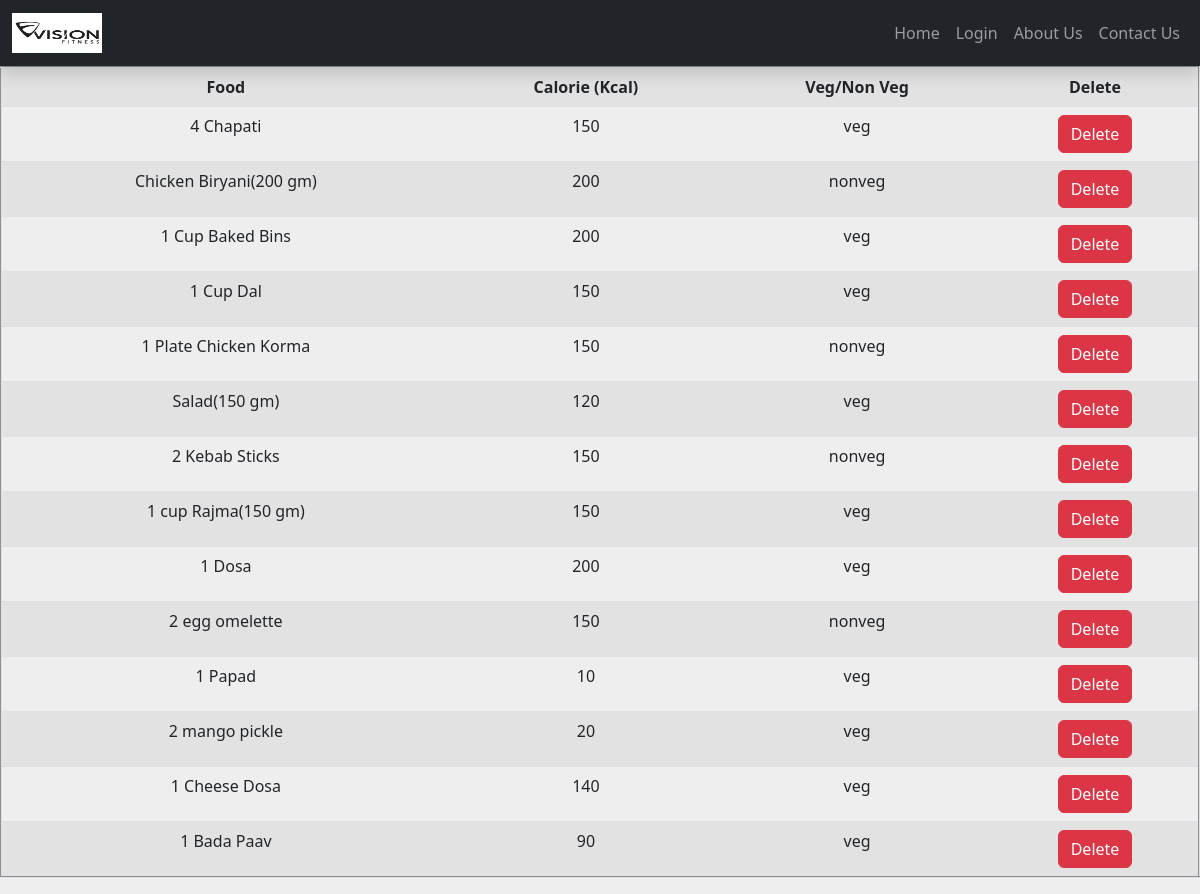
/daily_dinner_food/ (signed in), run on the app's committed database.
### health/models.py (models this page shows)
class Dinner(models.Model):
    Dinnerfood= models.CharField(max_length=50)
    Dinnercalorie=models.IntegerField(null=True)
    Dvn=models.CharField(max_length=50)

### health/views.py (the view)
# urls.py: path('daily_dinner_food/', views.daily_dinner_food, name="daily_dinner_food"),
def daily_dinner_food(request):
  if "id" in request.session:
    diet=Dinner.objects.all()
    return render(request, "health/daily_dinner_food.html", {"diet":diet })
  return render(request,"health/login.html")

### health/Templates/health/daily_dinner_food.html
{% extends "health/base.html" %}
{% block content %}
<div class="d-flex justify-content-center">
<table class="table table-striped text-center" border="2">
    <tr>
    <th>Food</th>
    <th>Calorie (Kcal)</th>
    <th>Veg/Non Veg</th>
    <th>Delete</th>
    </tr>
    {% for d in diet %}
    <tr>
    <td>{{d.Dinnerfood}}</td>
    <td>{{d.Dinnercalorie}}</td>
    <td>{{d.Dvn}}</td>
    <td><a href="{% url 'delete_daily_dinner_food'  id=d.id %}" class="btn btn-danger">Delete</a></td>
    </tr>
    {% endfor %}
</table>
</div>
{% endblock %}

### data on the page
Dinner: Dinnerfood "4 Chapati", Dinnercalorie "150", Dvn "veg"
Dinner: Dinnerfood "Chicken Biryani(200 gm)", Dinnercalorie "200", Dvn "nonveg"
Dinner: Dinnerfood "1 Cup Baked Bins", Dinnercalorie "200", Dvn "veg"
Dinner: Dinnerfood "1 Cup Dal", Dinnercalorie "150", Dvn "veg"
Dinner: Dinnerfood "1 Plate Chicken Korma", Dinnercalorie "150", Dvn "nonveg"
Dinner: Dinnerfood "Salad(150 gm)", Dinnercalorie "120", Dvn "veg"
Dinner: Dinnerfood "2 Kebab Sticks", Dinnercalorie "150", Dvn "nonveg"
Dinner: Dinnerfood "1 cup Rajma(150 gm)", Dinnercalorie "150", Dvn "veg"
Dinner: Dinnerfood "1 Dosa", Dinnercalorie "200", Dvn "veg"
Dinner: Dinnerfood "2 egg omelette", Dinnercalorie "150", Dvn "nonveg"
Dinner: Dinnerfood "1 Papad", Dinnercalorie "10", Dvn "veg"
Dinner: Dinnerfood "2 mango pickle", Dinnercalorie "20", Dvn "veg"
Dinner: Dinnerfood "1 Cheese Dosa", Dinnercalorie "140", Dvn "veg"
Dinner: Dinnerfood "1 Bada Paav", Dinnercalorie "90", Dvn "veg"
